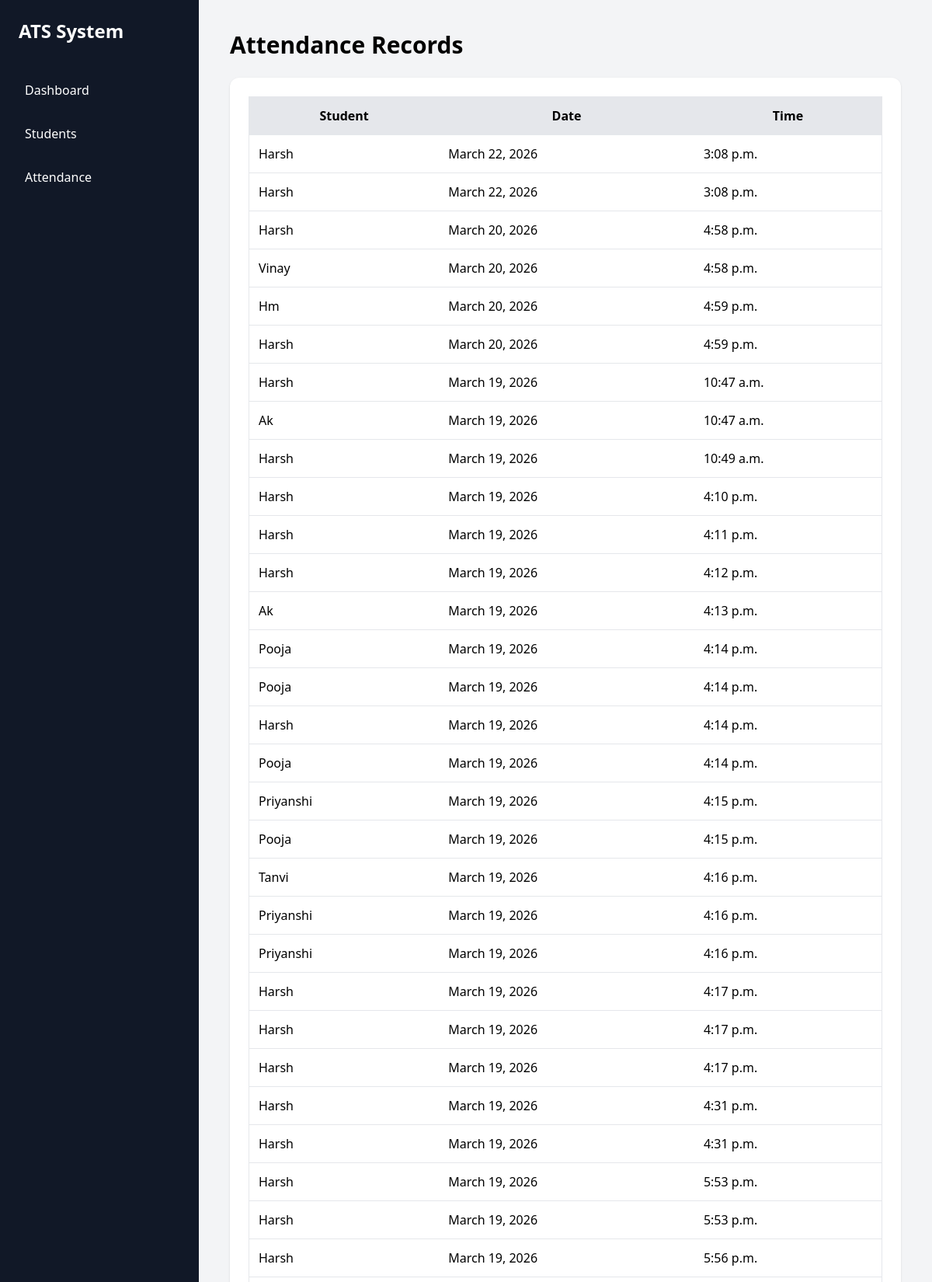
The page /attendance/ (upper part) on the database its author committed.
### ats_app/models.py (models this page shows, shortened)
class Attendance(models.Model):
    student = models.ForeignKey(Student, on_delete=models.CASCADE)
    date = models.DateField(auto_now_add=True)
    time = models.TimeField(auto_now_add=True)
    status = models.CharField(max_length=10, default="Present")

class Student(models.Model):
    name = models.CharField(max_length=100)
    email = models.EmailField(unique=True)
    course = models.CharField(max_length=100)
    def __str__(self):
        return self.name

### ats_app/views.py (the view)
# urls.py: path('attendance/', views.attendance_view, name='attendance'),
def attendance_view(request):
    records = Attendance.objects.all().order_by("-date")
    return render(request, "attendance.html", {"records": records})

### ats_app/templates/attendance.html
{% extends "base.html" %} {% block content %}
<h1 class="text-3xl font-bold mb-6">Attendance Records</h1>
<div class="bg-white shadow rounded-xl p-6">
	<table class="w-full border">
		<thead class="bg-gray-200">
			<tr>
				<th class="p-3">Student</th>
				<th class="p-3">Date</th>
				<th class="p-3">Time</th>
			</tr>
		</thead>
		<tbody>
			{% for record in records %}
			<tr class="border-t">
				<td class="p-3">{{ record.student }}</td>
				<td class="p-3">{{ record.date }}</td>
				<td class="p-3">{{ record.time }}</td>
			</tr>
			{% endfor %}
		</tbody>
	</table>
</div>
{% endblock %}

### rows shown on the page
Attendance: student "Harsh", date "March 22, 2026", time "3:08 p.m."
Attendance: student "Harsh", date "March 22, 2026", time "3:08 p.m."
Attendance: student "Harsh", date "March 20, 2026", time "4:58 p.m."
Attendance: student "Vinay", date "March 20, 2026", time "4:58 p.m."
Attendance: student "Hm", date "March 20, 2026", time "4:59 p.m."
Attendance: student "Harsh", date "March 20, 2026", time "4:59 p.m."
Attendance: student "Harsh", date "March 19, 2026", time "10:47 a.m."
Attendance: student "Ak", date "March 19, 2026", time "10:47 a.m."
Attendance: student "Harsh", date "March 19, 2026", time "10:49 a.m."
Attendance: student "Harsh", date "March 19, 2026", time "4:10 p.m."
Attendance: student "Harsh", date "March 19, 2026", time "4:11 p.m."
Attendance: student "Harsh", date "March 19, 2026", time "4:12 p.m."
Attendance: student "Ak", date "March 19, 2026", time "4:13 p.m."
Attendance: student "Pooja", date "March 19, 2026", time "4:14 p.m."
Attendance: student "Pooja", date "March 19, 2026", time "4:14 p.m."
Attendance: student "Harsh", date "March 19, 2026", time "4:14 p.m."
Attendance: student "Pooja", date "March 19, 2026", time "4:14 p.m."
Attendance: student "Priyanshi", date "March 19, 2026", time "4:15 p.m."
Attendance: student "Pooja", date "March 19, 2026", time "4:15 p.m."
Attendance: student "Tanvi", date "March 19, 2026", time "4:16 p.m."
Attendance: student "Priyanshi", date "March 19, 2026", time "4:16 p.m."
Attendance: student "Priyanshi", date "March 19, 2026", time "4:16 p.m."
Attendance: student "Harsh", date "March 19, 2026", time "4:17 p.m."
Attendance: student "Harsh", date "March 19, 2026", time "4:17 p.m."
Attendance: student "Harsh", date "March 19, 2026", time "4:17 p.m."
Attendance: student "Harsh", date "March 19, 2026", time "4:31 p.m."
Attendance: student "Harsh", date "March 19, 2026", time "4:31 p.m."
Attendance: student "Harsh", date "March 19, 2026", time "5:53 p.m."
Attendance: student "Harsh", date "March 19, 2026", time "5:53 p.m."
Attendance: student "Harsh", date "March 19, 2026", time "5:56 p.m."
